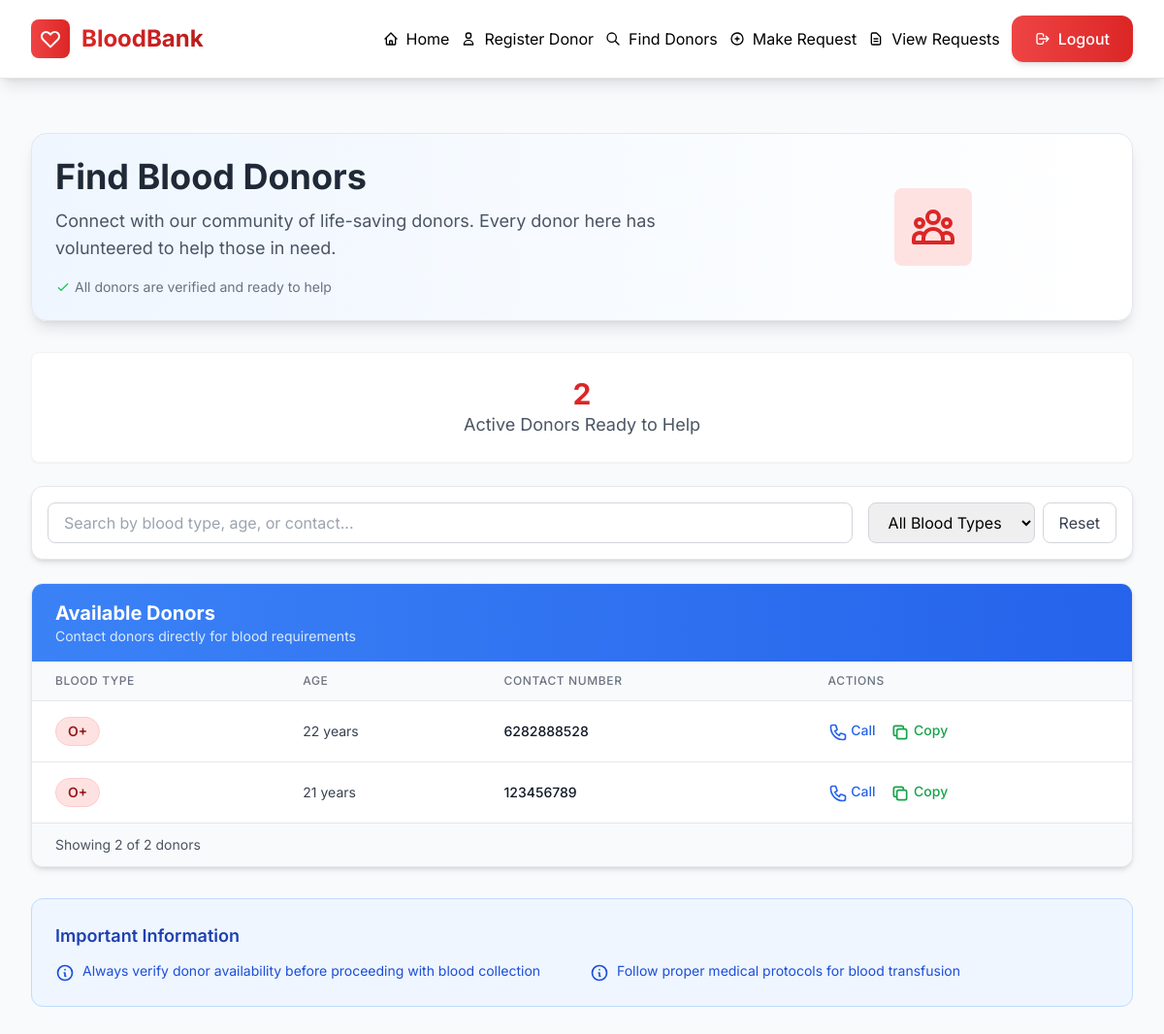
/filter_donors (signed in), run on the app's committed database.
### website/models.py (models this page shows)
class Donor(db.Model):
    id = db.Column(db.Integer, primary_key=True)
    user_id = db.Column(db.Integer, db.ForeignKey('user.id'))
    blood_type = db.Column(db.String(10))
    age = db.Column(db.Integer)
    contact_number = db.Column(db.String(15))
    last_donation_date = db.Column(db.Date)
    city = db.Column(db.String(100))

### website/auth.py (the view)
@auth.route("/filter_donors")
@login_required
def filter_donors():
    all_donors = Donor.query.join(User).options(joinedload(Donor.user)).all()
    donor_list = []
    for donor in all_donors:
        donor_list.append({
            'blood_type': donor.blood_type,
            'age': donor.age,
            'contact_number': donor.contact_number
        })
    return render_template("filter_donors.html", user = current_user, donors=donor_list)

### website/__init__.py (called while the page is built)
def create_app():
  app = Flask(__name__ )
  app.config['SECRET_KEY'] = 'rahasyam'
  app.config['SQLALCHEMY_DATABASE_URI'] = f'sqlite:///{DB_NAME}'
  db.init_app(app)
  from .views import views
  from .auth import auth
  app.register_blueprint(views, url_prefix='/views')
  app.register_blueprint(auth, url_prefix='/')
  from .models import User, Donor, Request
  with app.app_context():
      db.create_all()
  login_manager = LoginManager()
  login_manager.login_view = 'auth.login'
  login_manager.init_app(app)
  @login_manager.user_loader
  def load_user(id):
      return User.query.get(int(id))
  return app

### website/templates/filter_donors.html (shortened to what this page needs)
{% extends "base.html" %}
{% block content %}
<div class="max-w-7xl mx-auto">
  <div class="bg-gradient-to-r from-blue-50 to-white rounded-2xl shadow-lg p-6 mb-8 border border-gray-200">
    <div class="flex flex-col md:flex-row items-center justify-between">
      <div class="md:w-2/3">
        <h1 class="text-3xl md:text-4xl font-bold text-gray-800 mb-3">Find Blood Donors</h1>
        <p class="text-lg text-gray-600 mb-4">
          Connect with our community of life-saving donors. Every donor here has volunteered to help those in need.
        </p>
        <div class="flex items-center text-sm text-gray-500">
          <svg xmlns="http://www.w3.org/2000/svg" class="h-4 w-4 mr-1 text-green-500" fill="none" viewBox="0 0 24 24" stroke="currentColor">
            <path stroke-linecap="round" stroke-linejoin="round" stroke-width="2" d="M5 13l4 4L19 7" />
          </svg>
          <span>All donors are verified and ready to help</span>
        </div>
      </div>
      <div class="md:w-1/3 mt-4 md:mt-0 flex justify-center">
        <div class="bg-red-100 p-4 rounded-lg">
        </div>
      </div>
    </div>
  </div>
  <div class="bg-white rounded-lg shadow-sm p-6 mb-6 border border-gray-100 text-center">
    <div class="text-3xl font-bold text-red-600">{{ donors|length }}</div>
    <div class="text-lg text-gray-600">Active Donors Ready to Help</div>
  </div>
  <div class="bg-white rounded-xl shadow-md p-4 mb-6 border border-gray-200">
    <div class="flex flex-col md:flex-row gap-4 items-center">
      <div class="flex-1">
        <input
          type="text"
          id="searchInput"
          placeholder="Search by blood type, age, or contact..."
          class="w-full px-4 py-2 border border-gray-300 rounded-lg focus:ring-2 focus:ring-blue-500 focus:border-blue-500 transition duration-200"
        >
      </div>
      <div class="flex gap-2">
        <select id="bloodTypeFilter" class="px-4 py-2 border border-gray-300 rounded-lg focus:ring-2 focus:ring-blue-500 focus:border-blue-500 transition duration-200">
          <option value="">All Blood Types</option>
        </select>
        <button id="resetFilters" class="px-4 py-2 border border-gray-300 text-gray-700 rounded-lg hover:bg-gray-50 transition duration-200">
          Reset
        </button>
      </div>
    </div>
  </div>
  <div class="bg-white rounded-xl shadow-md overflow-hidden border border-gray-200">
    <div class="bg-gradient-to-r from-blue-500 to-blue-600 px-6 py-4">
      <h2 class="text-xl font-bold text-white">Available Donors</h2>
      <p class="text-blue-100 text-sm">Contact donors directly for blood requirements</p>
    </div>
    {% if donors %}
    <div class="overflow-x-auto">
      <table class="min-w-full divide-y divide-gray-200" id="donorsTable">
        <thead class="bg-gray-50">
          <tr>
            <th scope="col" class="px-6 py-3 text-left text-xs font-medium text-gray-500 uppercase tracking-wider">
              Blood Type
            </th>
            <th scope="col" class="px-6 py-3 text-left text-xs font-medium text-gray-500 uppercase tracking-wider">
              Age
            </th>
            <th scope="col" class="px-6 py-3 text-left text-xs font-medium text-gray-500 uppercase tracking-wider">
              Contact Number
            </th>
            <th scope="col" class="px-6 py-3 text-left text-xs font-medium text-gray-500 uppercase tracking-wider">
              Actions
            </th>
          </tr>
        </thead>
        <tbody class="bg-white divide-y divide-gray-200">
          {% for donor in donors %}
          <tr class="hover:bg-gray-50 transition duration-150 donor-row" data-blood-type="{{ donor.blood_type }}" data-age="{{ donor.age }}">
            <td class="px-6 py-4 whitespace-nowrap">
              <span class="px-3 py-1 inline-flex text-sm leading-5 font-semibold rounded-full bg-red-100 text-red-800 border border-red-200">
                {{ donor.blood_type }}
              </span>
            </td>
            <td class="px-6 py-4 whitespace-nowrap text-sm text-gray-700">
              {{ donor.age }} years
            </td>
            <td class="px-6 py-4 whitespace-nowrap text-sm font-medium text-gray-900 contact-number">
              {{ donor.contact_number }}
            </td>
            <td class="px-6 py-4 whitespace-nowrap text-sm font-medium">
              <button class="text-blue-600 hover:text-blue-900 mr-3 contact-btn" data-contact="{{ donor.contact_number }}">
                Call
              </button>
              <button class="text-green-600 hover:text-green-900 copy-btn" data-contact="{{ donor.contact_number }}">
                <svg xmlns="http://www.w3.org/2000/svg" class="h-5 w-5 inline" fill="none" viewBox="0 0 24 24" stroke="currentColor">
                  <path stroke-linecap="round" stroke-linejoin="round" stroke-width="2" d="M8 16H6a2 2 0 01-2-2V6a2 2 0 012-2h8a2 2 0 012 2v2m-6 12h8a2 2 0 002-2v-8a2 2 0 00-2-2h-8a2 2 0 00-2 2v8a2 2 0 002 2z" />
                </svg>
                Copy
              </button>
            </td>
          </tr>
          {% endfor %}
        </tbody>
      </table>
    </div>
    <div class="bg-gray-50 px-6 py-3 border-t border-gray-200">
      <p class="text-sm text-gray-600">
        Showing <span id="visibleCount">{{ donors|length }}</span> of {{ donors|length }} donors
      </p>
    </div>
    {% endif %}
  </div>
  <div class="mt-8 bg-blue-50 border border-blue-200 rounded-xl p-6">
    <h3 class="text-lg font-semibold text-blue-800 mb-3">Important Information</h3>
    <div class="grid grid-cols-1 md:grid-cols-2 gap-4 text-sm text-blue-700">
      <div class="flex items-start">
        <svg xmlns="http://www.w3.org/2000/svg" class="h-5 w-5 mr-2 mt-0.5 flex-shrink-0" fill="none" viewBox="0 0 24 24" stroke="currentColor">
          <path stroke-linecap="round" stroke-linejoin="round" stroke-width="2" d="M13 16h-1v-4h-1m1-4h.01M21 12a9 9 0 11-18 0 9 9 0 0118 0z" />
        </svg>
        <span>Always verify donor availability before proceeding with blood collection</span>
      </div>
      <div class="flex items-start">
        <svg xmlns="http://www.w3.org/2000/svg" class="h-5 w-5 mr-2 mt-0.5 flex-shrink-0" fill="none" viewBox="0 0 24 24" stroke="currentColor">
          <path stroke-linecap="round" stroke-linejoin="round" stroke-width="2" d="M13 16h-1v-4h-1m1-4h.01M21 12a9 9 0 11-18 0 9 9 0 0118 0z" />
        </svg>
        <span>Follow proper medical protocols for blood transfusion</span>
      </div>
    </div>
  </div>
</div>
{% endblock %}

### website/templates/base.html (style rules this page uses)
body { font-family: 'Inter', sans-serif; background-color: #f8fafc; }

### data on the page
Donor: blood_type "O+", age "22", contact_number "6282888528"
Donor: blood_type "O+", age "21", contact_number "123456789"

### other printed values
{{ donors|length }} "2"
